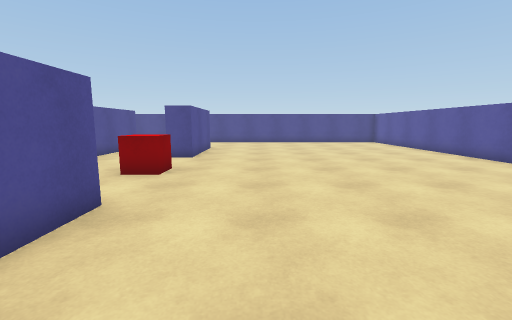
[1] (above)

15 first-person views from a walk through a scene from a Unity 3-D project. The camera is 1.3 m above the floor, tilts 8° down and sees 90° across. The floor is counted in squares, 1 m on a side. Each view is taken from the middle of a square. On the plan, view 1 faces up. The plan holds only what a view shows up to about 13 squares ahead; the rest is blank. Surface patterns are stand-ins for the level's own textures.

[2]
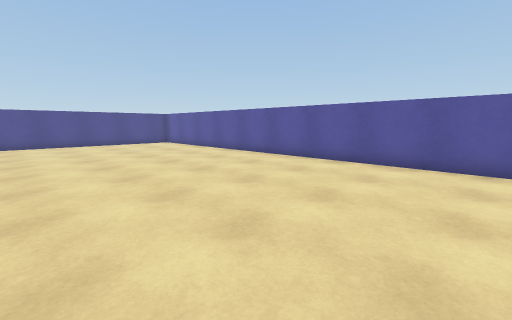

[3]
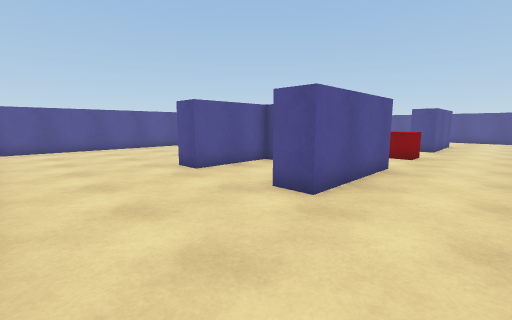

[4]
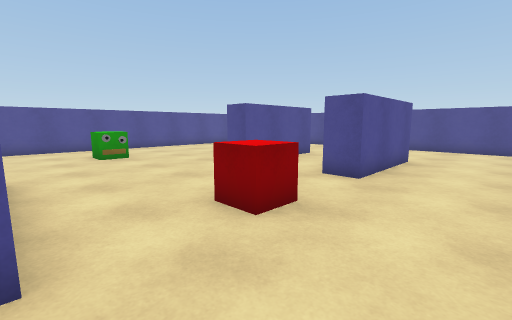

[5]
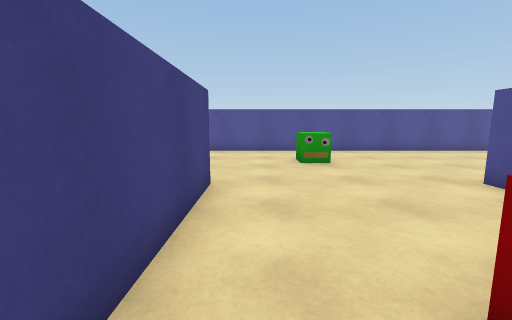

[6]
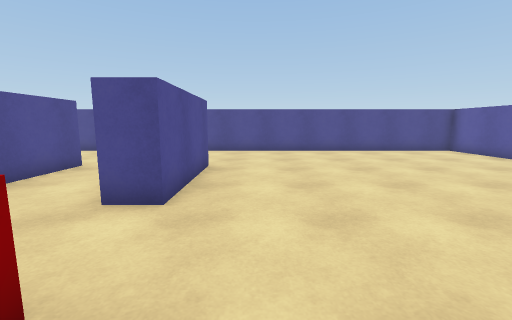

[7]
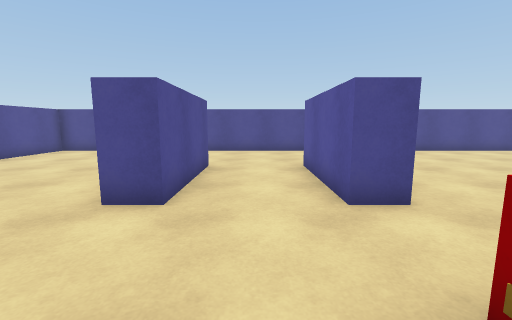

[8]
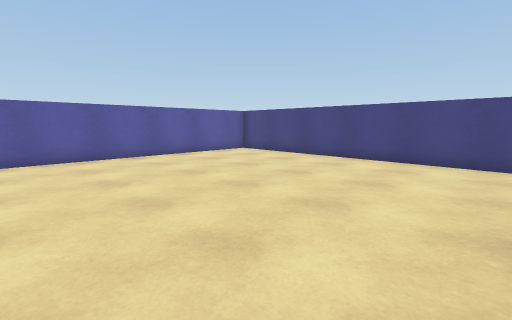

[9]
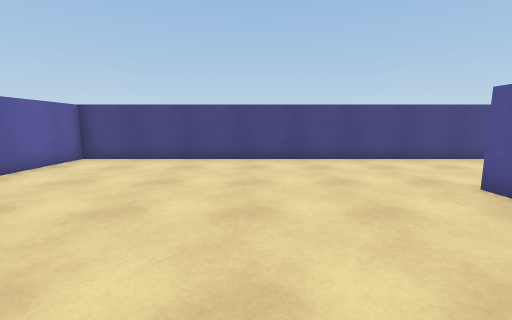

[10]
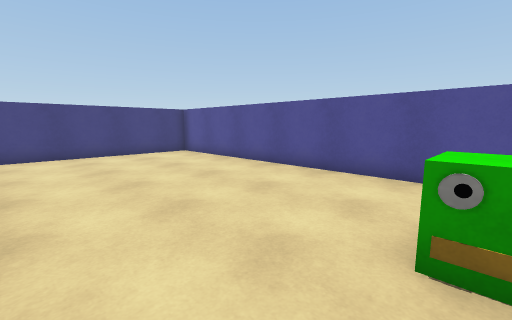

[11]
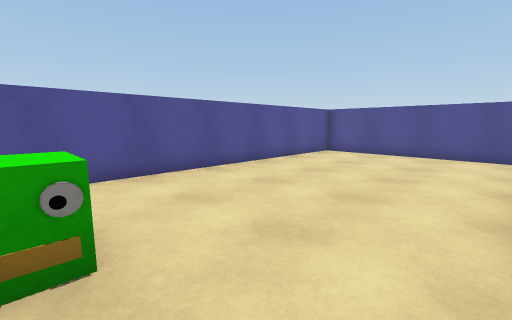

[12]
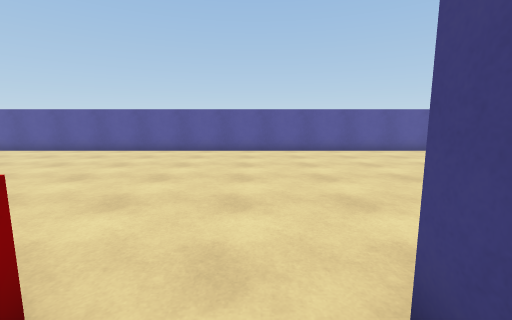

[13]
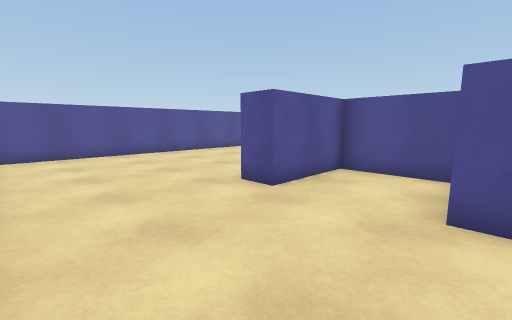

[14]
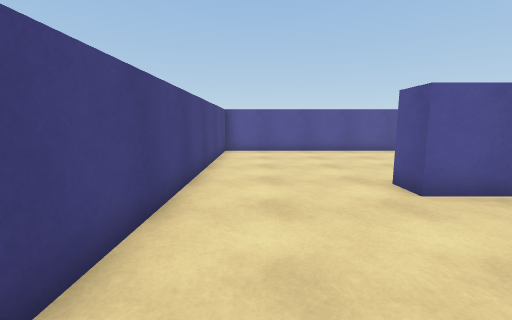

[15]
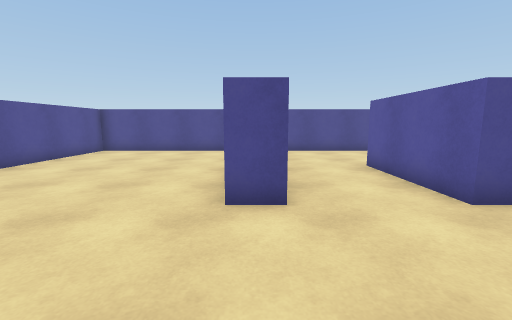

### Floor plan
Points are (right, up) in squares from view 1. A wall is a line through its corners. A room is listed if a view was taken in it or the views show most of it. See-through windows are left out.
Room 1 (views 1, 2, 3, 4, 5, 6, 7, 8, 9, 10, 11, 12, 13, 14, 15)
walls: (-3.8, 3) (-6.5, 3) (-6.5, 0) (-7.5, 0); (-7.5, 4) (-2.5, 4) (-2.5, 0) (-3.5, 0); (-2.5, 14) (-2.5, 10) (-3.5, 10) (-3.5, 14); (-6.5, 14) (-6.5, 10) (-7.5, 10); (-14.5, -4.5) (8.5, -4.5) (8.5, 18.5) (-14.5, 18.5) (-14.5, -4.5)
objects: other object (-11, 7); other object (-3, 7)

Positions as (right, up) in squares from view 1, and headings:
1: (0, 0), facing up
2: (0, 1), facing up-right
3: (0, -4), facing up-left
4: (0, 4), facing up-left
5: (-2, 5), facing left
6: (-1, 6), facing up
7: (-5, 6), facing up
8: (-2, 5), facing down-right
9: (2, 5), facing down
10: (-8, 7), facing down-left
11: (-8, 7), facing up-left
12: (-4, 5), facing right
13: (-3, -4), facing up-left
14: (-2, -3), facing left
15: (-7, 6), facing up
